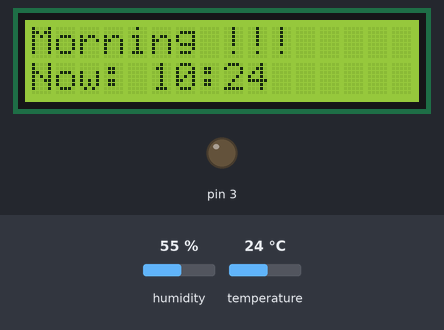
Simulated run of this sketch. Board: Arduino Uno, built with avr-gcc and run on an emulated ATmega328P. On the bench: 16×2 character LCD, output pins drawn as LEDs (lit = HIGH). Dashed ring = blinking. Inputs (shaded band) come from the test bench; at power-on: humidity 55 %, temperature 24 °C. The local clock reads 2024-03-15 10:24:30 at power-on unless the sketch sets it; what the sketch prints to the serial monitor is not drawn.

Above: at 5.3 s.
5.4 s: humidity set to 49 %
At 14.6 s:
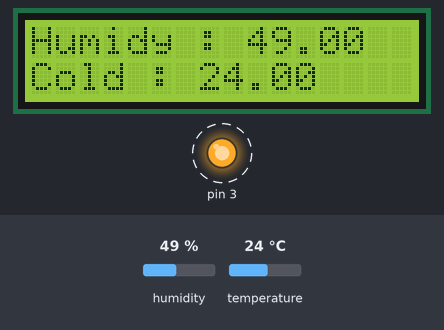
15.2 s: humidity set to 46 %
At 17.2 s:
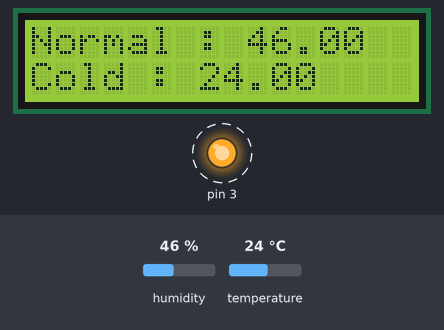
20.5 s: temperature set to 27 °C
At 22.3 s:
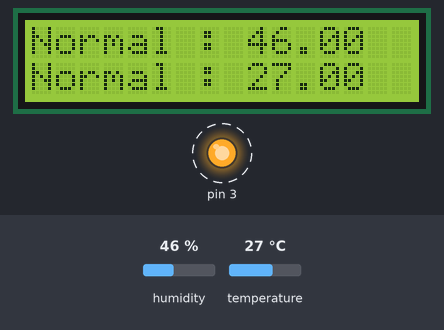
25.8 s: temperature set to 35 °C
At 27.59 s:
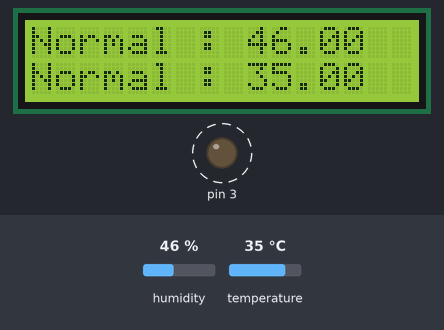
31.1 s: temperature set to 38 °C
At 32.5 s:
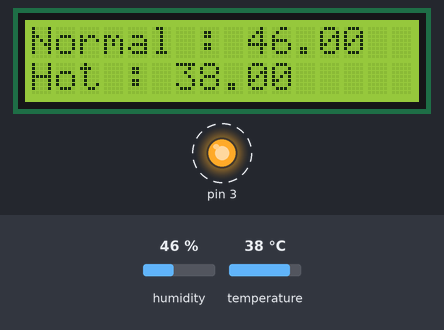
36.4 s: humidity set to 22 %
At 37.6 s:
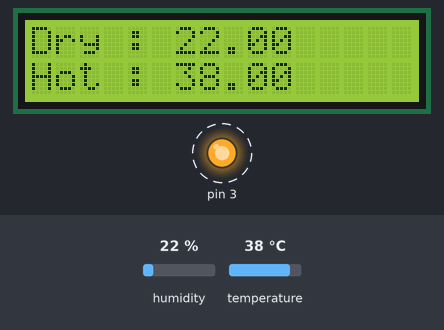
Timing chart, 0 to 42.7 s (numbered marks = the images above; inputs shaded):
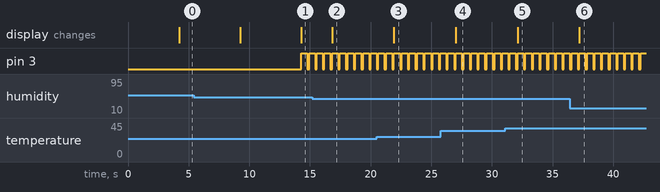

Measured:
- the behaviour switches between 48 and 47 % on humidity (found by bisection; images 1 and 2)
- the behaviour switches between 25 and 26 °C on temperature (found by bisection; images 2 and 3)
- the behaviour switches between 36 and 37 °C on temperature (found by bisection; images 4 and 5)
- after the input at 15.2 s, the display: changes after 1.6 s (image 2)
- after the input at 20.5 s, the display: changes after 1.4 s (image 3)
- after the input at 25.8 s, the display: changes after 1.2 s (image 4)
- after the input at 31.1 s, the display: changes after 1.0 s (image 5)
- after the input at 36.4 s, the display: changes after 0.81 s (image 6)

The sketch:

project1.5.ino
```cpp
/*
 * Hot-Or-Cold 1.0
 * Coding : CoderMan
 * Open-source
 * DHT11, RTC 1.1 censor
*/
// ขอโทษนะ ขี้เกียจคอมเม้นต์แล้วอะ มันยาวไป ....................
// อ่านเองละกัน ปล.รู้ว่าอ่านไม่ออก แต่ช่างมันเถอะ
#include "DHT.h"
#include <Wire.h>
#include <DS3231.h>
#include <LiquidCrystal_I2C.h>
DS3231 rtc(SDA, SCL);
Time t;
LiquidCrystal_I2C output(0x27, 16 , 2);
#define DHTPIN 6
#define DHTTYPE DHT11
DHT dht (DHTPIN, DHTTYPE);
void setup()
{
 pinMode(3, OUTPUT);
 Serial.begin(9600);
 output.begin(16, 2);
 output.init();
 output.backlight();
 output.setCursor(0, 0);
 output.print("Hot-Or-Cold 1.0");
 output.setCursor(0, 1);
 output.print("CoderMan");
 delay(4000);
 output.clear();
 dht.begin();
 rtc.begin();
}

void loop()
{
  Serial.print("Starting........");
  char* moment;
  char* hu;
  char* te;
  t = rtc.getTime();
  float human = dht.readHumidity(); // ค่า
  float tem = dht.readTemperature();
  Serial.print("human = ");
  Serial.print(human);
  Serial.print("\n");
  Serial.print("tem = ");
  Serial.print(tem);
  Serial.print("\n");
  char* day = rtc.getDOWStr();
  char* datetime = rtc.getDateStr();
  char* timeday = rtc.getTimeStr();
  int hours = t.hour;
  Serial.print("hour = ");
  Serial.print(hours);
  Serial.print("\n");
  int minute = t.min;
  Serial.print("minute = ");
  Serial.print(minute);
  Serial.print("\n");
  if (hours < 12){
    moment = (char*)"Morning";
  }
  else if (hours == 12){
    moment = (char*)"Noon";
  }
  else if (hours > 12 && hours <= 16){
    moment = (char*)"Afternoon";
  }
  else if (hours > 16 && hours <= 18){
    moment = (char*)"Evening";
  }
  else if (hours > 18 && hours != 0){
    moment = (char*)"Night";
  }
  else if (hours == 0){
    moment = (char*)"Midnight";
  }
  output.backlight();
  output.setCursor(0, 0);
  output.print(moment);
  output.print(" !!!");
  output.setCursor(0, 1);
  output.print("Now: ");
  output.print(t.hour);
  output.print(":");
  output.print((int)t.min);
  delay(5000);
  output.clear();
  output.backlight();
  output.setCursor(0, 0);
  output.print("Day: ");
  output.print(day);
  output.setCursor(0, 1);
  output.print("Time: ");
  output.print(t.hour);
  output.print(":");
  output.print((int)t.min);
  delay(5000);
  output.clear();
  if (human <= 38){
    hu = (char*)"Dry";
  }
  else if (human > 38 && human <= 47){
    hu = (char*)"Normal";
  }
  else if (human > 47 && human <= 60){
    hu = (char*)"Humidy";
  }
  else if (human > 60){
    hu = (char*)"Very Humidy";
  }
  if (tem <= 25){
  te = (char*)"Cold";

  }
  else if (tem > 25 && tem <= 36){
   te = (char*)"Hot";


  }
  else if (tem > 36 && tem <= 42){
     te = (char*)"Hot";

  }
  else if (tem > 42){
   te = (char*)"Very hot";

  }
  int n = 0;
  while (n < 60){
  float human = dht.readHumidity();
  float tem = dht.readTemperature();
  if (human <= 38){
    hu = (char*)"Dry";
  }
  else if (human > 38 && human <= 47){
    hu = (char*)"Normal";
  }
  else if (human > 47 && human <= 60){
    hu = (char*)"Humidy";
  }
  else if (human > 60){
    hu = (char*)"Very Humidy";
  }
  if (tem <= 25){
  te = (char*)"Cold";

  }
  else if (tem > 25 && tem <= 36){
   te = (char*)"Normal";


  }
  else if (tem > 36 && tem <= 42){
     te = (char*)"Hot";

  }
  else if (tem > 42){
   te = (char*)"Very hot";

  }
  output.clear();
  output.backlight();
  output.setCursor(0, 0);
  output.print(hu);
  Serial.print("hu = ");
  Serial.print(hu);
  output.print(" : ");
  output.print(human);
  Serial.print("\n");
  output.setCursor(0, 1);
  output.print(te);
  Serial.print("te = ");
  Serial.print(te);
  output.print(" : ");
  output.print(tem);
  Serial.print("\n");
  digitalWrite(3, HIGH);
  delay(500);
  digitalWrite(3, LOW);
  n = n + 1;
  delay(100);


  }
  output.clear();
}
```
